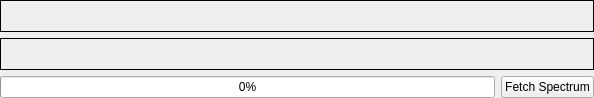
<ui version="4.0" >
 <class>SpectrumAnalyzerForm</class>
 <widget class="QWidget" name="SpectrumAnalyzerForm" >
  <property name="geometry" >
   <rect>
    <x>0</x>
    <y>0</y>
    <width>594</width>
    <height>98</height>
   </rect>
  </property>
  <property name="windowTitle" >
   <string>Form</string>
  </property>
  <layout class="QGridLayout" >
   <property name="margin" >
    <number>0</number>
   </property>
   <property name="spacing" >
    <number>6</number>
   </property>
   <item row="2" column="0" >
    <widget class="QProgressBar" name="Progress" >
     <property name="value" >
      <number>0</number>
     </property>
     <property name="orientation" >
      <enum>Qt::Horizontal</enum>
     </property>
    </widget>
   </item>
   <item row="2" column="1" >
    <widget class="QPushButton" name="fetchSpectrum" >
     <property name="text" >
      <string>Fetch Spectrum</string>
     </property>
    </widget>
   </item>
   <item row="1" column="0" colspan="2" >
    <widget class="QLabel" name="distri" >
     <property name="frameShape" >
      <enum>QFrame::Box</enum>
     </property>
     <property name="scaledContents" >
      <bool>true</bool>
     </property>
     <property name="wordWrap" >
      <bool>false</bool>
     </property>
    </widget>
   </item>
   <item row="0" column="0" colspan="2" >
    <widget class="QLabel" name="histo" >
     <property name="frameShape" >
      <enum>QFrame::Box</enum>
     </property>
     <property name="scaledContents" >
      <bool>true</bool>
     </property>
     <property name="wordWrap" >
      <bool>false</bool>
     </property>
    </widget>
   </item>
  </layout>
 </widget>
 <resources/>
 <connections/>
</ui>
